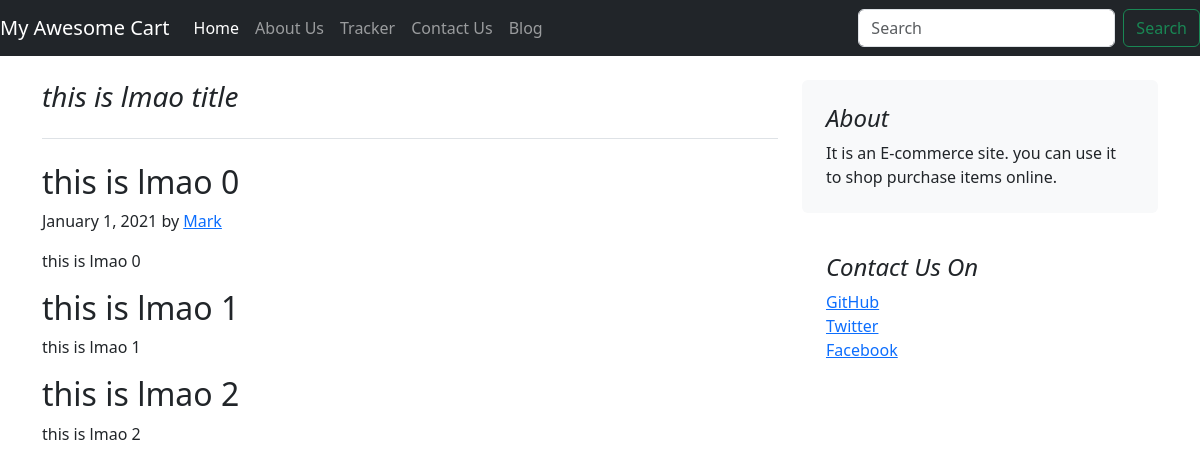
The app's page /blog/blogpost/2 with its own data.
### blog/models.py (models this page shows)
class Blogpost(models.Model):
    post_id = models.AutoField(primary_key=True)
    title = models.CharField(max_length=50)
    head0 = models.CharField(max_length=500, default="")
    chead0 = models.CharField(max_length=5000, default="")
    head1 = models.CharField(max_length=500, default="")
    chead1 = models.CharField(max_length=5000, default="")
    head2 = models.CharField(max_length=500, default="")
    chead2 = models.CharField(max_length=5000, default="")
    pub_date = models.DateField()
    thumbnail = models.ImageField(upload_to="shop/images", default="")
    def __str__(self):
        return self.title

### blog/views.py (the view)
# urls.py: path("blogpost/<int:id>",views.blogpost,name="BlogPost"),
def blogpost(request, id):
    post = Blogpost.objects.filter(post_id = id)[0]
    print(post)
    return render(request , 'blog/blogpost.html', {'post':post})

### blog/templates/blog/blogpost.html (shortened to what this page needs)
{% extends 'blog/basic.html' %} {% block title %} Blog {% endblock %}
{% block body %}
<div class="container">
  <div class="row mt-4">
    <div class="col-md-8">
      <h3 class="pb-4 mb-4 fst-italic border-bottom">{{post.title}}</h3>
      <article class="blog-post">
        <h2 class="blog-post-title">{{post.head0}}</h2>
        <p class="blog-post-meta">January 1, 2021 by <a href="#">Mark</a></p>
        <p>
          {{post.chead0}}
         </p>
         <h2>{{post.head1}}</h2>
         <p>
           {{post.chead1}}
         </p>
         <h2>{{post.head2}}</h2>
         <p>
           {{post.chead2}}
         </p>
      </article>
    </div>
    <div class="col-md-4">
      <div class="position-sticky" style="top: 2rem">
        <div class="p-4 mb-3 bg-light rounded">
          <h4 class="fst-italic">About</h4>
          <p class="mb-0">
            It is an E-commerce site. you can use it to shop purchase items
            online.
          </p>
        </div>
        <div class="p-4">
          <h4 class="fst-italic">Contact Us On</h4>
          <ol class="list-unstyled">
            <li><a href="#">GitHub</a></li>
            <li><a href="#">Twitter</a></li>
            <li><a href="#">Facebook</a></li>
          </ol>
        </div>
      </div>
    </div>
  </div>
</div>
{% endblock %}

### records on screen
Blogpost: title "this is lmao title", head0 "this is lmao 0", chead0 "this is lmao 0", head1 "this is lmao 1", chead1 "this is lmao 1", head2 "this is lmao 2", chead2 "this is lmao 2"
